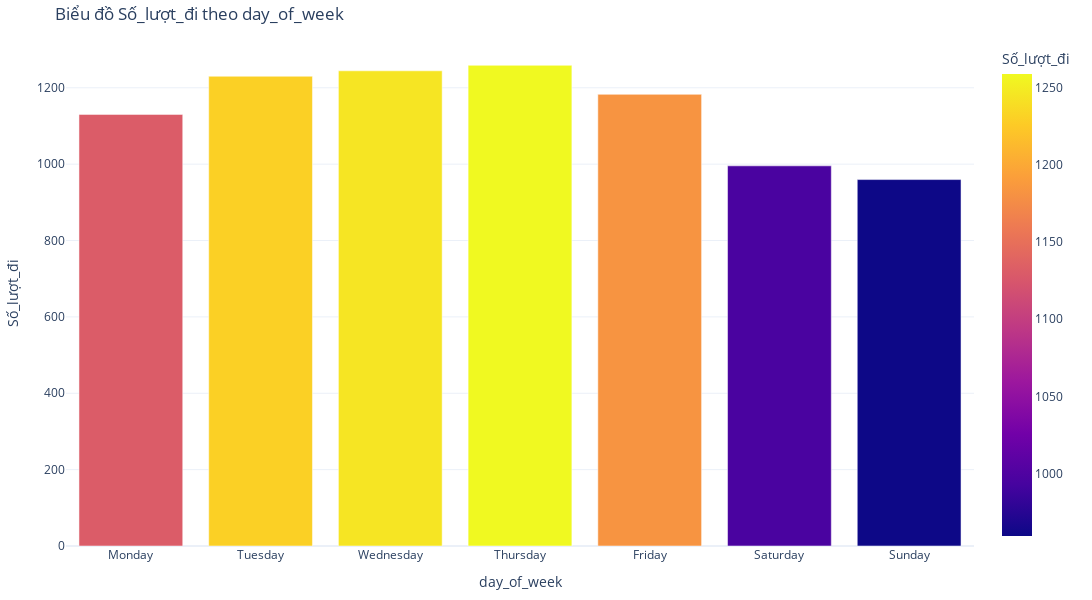

Notebook code for this chart:
### Code cell
y_feature = 'Số_lượt_đi'
df['day_of_week'] = df['Thời_gian'].dt.day_name()   
bike_shares_by_day = df.groupby('day_of_week')[y_feature].mean().reset_index()
bike_shares_by_day['day_of_week'] = pd.Categorical(bike_shares_by_day['day_of_week'], 
                                                     categories=['Monday', 'Tuesday', 'Wednesday', 'Thursday', 'Friday', 'Saturday', 'Sunday'], 
                                                     ordered=True)
bike_shares_by_day = bike_shares_by_day.sort_values('day_of_week')
create_bar_plot_day_of_week(bike_shares_by_day, 'day_of_week', y_feature)
# Phân tích số lượt đi xe đạp theo mùa

### Figure 1 — Plotly figure (JSON) as saved in the notebook; plotly's stock layout.template omitted (floating-point values rounded to 4 significant figures)
{"data": [{"hovertemplate": "day_of_week=%{x}<br>Số_lượt_đi=%{marker.color}<extra></extra>", "legendgroup": "", "marker": {"color": [1130.0, 1230.0, 1244.0, 1259.0, 1183.0, 995.6, 959.6], "coloraxis": "coloraxis", "pattern": {"shape": ""}}, "name": "", "orientation": "v", "showlegend": false, "textposition": "inside", "type": "bar", "x": ["Monday", "Tuesday", "Wednesday", "Thursday", "Friday", "Saturday", "Sunday"], "xaxis": "x", "y": [1130.0, 1230.0, 1244.0, 1259.0, 1183.0, 995.6, 959.6], "yaxis": "y"}], "layout": {"barmode": "relative", "coloraxis": {"colorbar": {"title": {"text": "Số_lượt_đi"}}, "colorscale": [[0, "#0d0887"], [0.1111, "#46039f"], [0.2222, "#7201a8"], [0.3333, "#9c179e"], [0.4444, "#bd3786"], [0.5556, "#d8576b"], [0.6667, "#ed7953"], [0.7778, "#fb9f3a"], [0.8889, "#fdca26"], [1, "#f0f921"]]}, "height": 600, "hovermode": "closest", "legend": {"tracegroupgap": 0}, "margin": {"b": 40, "l": 40, "r": 40, "t": 40}, "title": {"text": "Biểu đồ Số_lượt_đi theo day_of_week"}, "width": 1200, "xaxis": {"anchor": "y", "domain": [0, 1], "title": {"text": "day_of_week"}}, "yaxis": {"anchor": "x", "domain": [0, 1], "title": {"text": "Số_lượt_đi"}}}}
